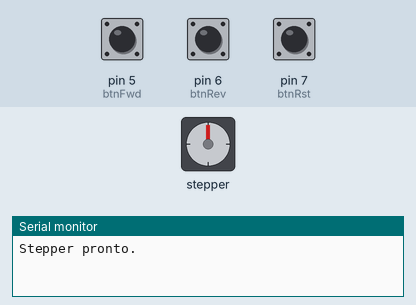
Recording of a sketch running on a simulated Arduino Uno, built with avr-gcc and run on an emulated ATmega328P. Parts: stepper motor, the last lines printed to the serial monitor. Wiring (inferred from the names in the program): stepper motor driver (200 steps per turn assumed): step pin 2; direction pin 3; enable pin 4. The test bench sets the inputs (shaded band); at power-on: pin 6 (btnRev) HIGH, pin 5 (btnFwd) HIGH, pin 7 (btnRst) HIGH.

Above: at 1.2 s.
1.3 s: pin 6 (btnRev) pulled LOW for 1 s
At 1.6 s:
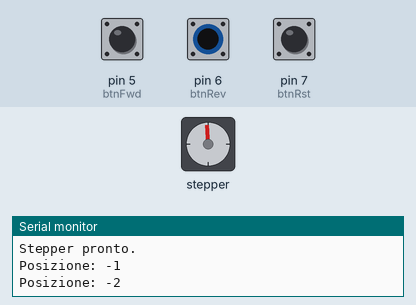
3.8 s: pin 6 (btnRev) pulled LOW for 3.2 s
At 8.1 s:
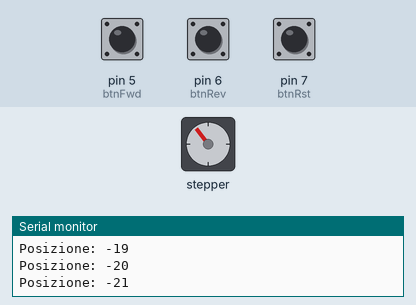
8.5 s: pin 6 (btnRev) pulled LOW for 1 s
At 8.8 s:
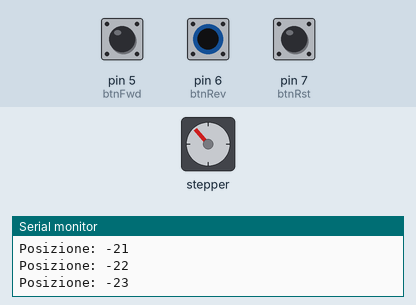
11.0 s: pin 6 (btnRev) pulled LOW for 3.2 s
At 14.9 s:
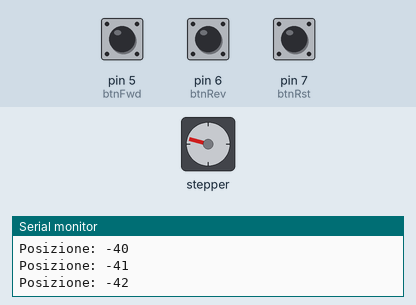
17.3 s: pin 6 (btnRev) pulled LOW for 1 s
At 17.6 s:
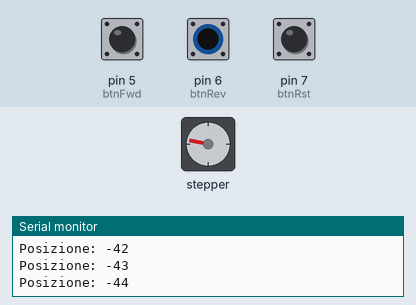
Timing chart, 0 to 20.3 s (numbered marks = the images above; inputs shaded):
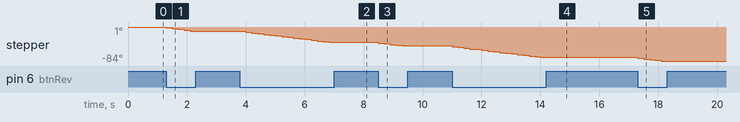

The sketch:

StepperControl.ino
```cpp
// StepperControl.ino
// Autore: bocaletto-luca
// Controllo base per motore stepper con A4988

const int stepPin = 2;
const int dirPin  = 3;
const int enPin   = 4;

const int btnFwd  = 5;  // Pulsante avanti
const int btnRev  = 6;  // Pulsante indietro
const int btnRst  = 7;  // Pulsante reset

long currentStep = 0;

void setup() {
  pinMode(stepPin, OUTPUT);
  pinMode(dirPin,  OUTPUT);
  pinMode(enPin,   OUTPUT);
  digitalWrite(enPin, LOW); // Attiva motore

  pinMode(btnFwd, INPUT_PULLUP);
  pinMode(btnRev, INPUT_PULLUP);
  pinMode(btnRst, INPUT_PULLUP);

  Serial.begin(9600);
  Serial.println("Stepper pronto.");
}

void loop() {
  if (digitalRead(btnFwd) == LOW) {
    moveStepper(1);
    delay(200);
  }
  if (digitalRead(btnRev) == LOW) {
    moveStepper(-1);
    delay(200);
  }
  if (digitalRead(btnRst) == LOW) {
    currentStep = 0;
    Serial.println("Posizione azzerata.");
    delay(500);
  }
}

void moveStepper(int direction) {
  digitalWrite(dirPin, direction > 0 ? HIGH : LOW);
  digitalWrite(stepPin, HIGH);
  delayMicroseconds(800);
  digitalWrite(stepPin, LOW);
  delayMicroseconds(800);
  currentStep += direction;
  Serial.print("Posizione: ");
  Serial.println(currentStep);
}
```

Measured:
- after the input at 3.8 s, stepper: turns 28° counter-clockwise in 3.0 s, starting at once
- after the input at 11.0 s, stepper: turns 29° counter-clockwise in 3.0 s, starting at once
